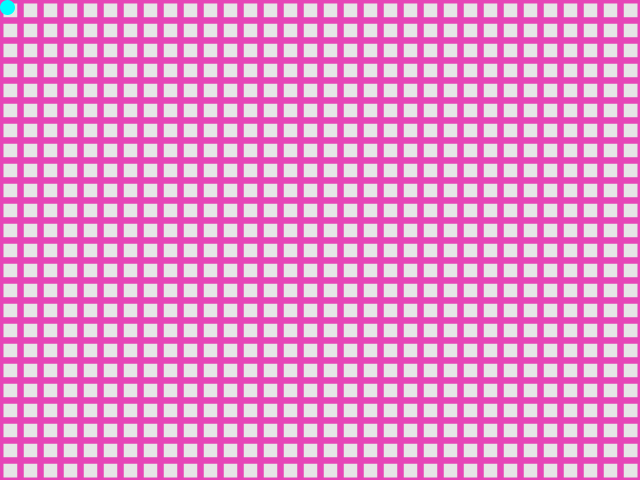
Frame 1 (no input)
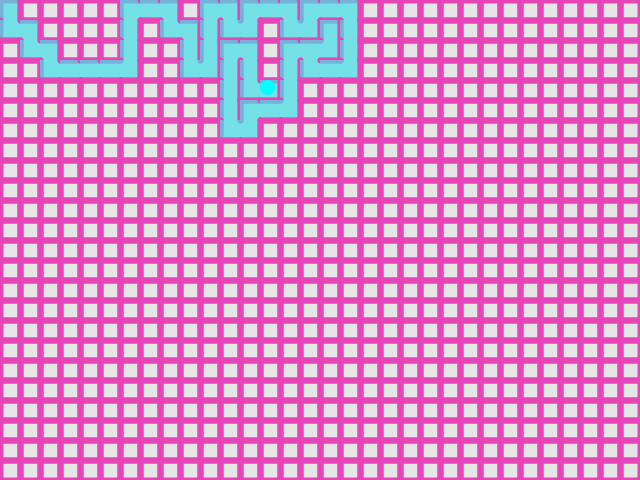
Frame 60 (the mouse pressed at the canvas centre just before this capture)
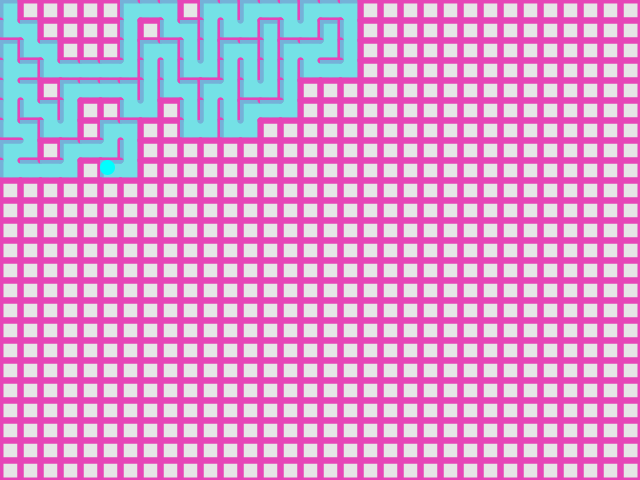
Frame 120 (the mouse held since frame 60 and released just before this capture)

The Processing sketch that drew these frames (run headless with seeded random() and noise(); from frame 60 on, the mouse is pressed at the canvas centre):

// Processing sketch: CC_010_Maze_Generator
// ── CC_010_Maze_Generator.pde
// https://en.wikipedia.org/wiki/Maze_generation_algorithm

int cols, rows;
int w = 20;
ArrayList<Cell> grid = new ArrayList<Cell>();

Cell current;

ArrayList<Cell> stack = new ArrayList<Cell>();

void setup() {
  size(640, 480);
  cols = floor(width/w);
  rows = floor(height/w);

  ellipseMode(CORNER);

  for (int j = 0; j < rows; j++) {
    for (int i = 0; i < cols; i++) {
      Cell cell = new Cell(i, j);
      grid.add(cell);
    }
  }

  current = grid.get(0);

}

void draw() {
  background(229, 230, 230);
  
    frameRate(int(map(mouseX,0,width,5,500)));
  for (int i = 0; i < grid.size(); i++) {
    grid.get(i).show();
  }

  current.visited = true;
  current.highlight();
  
  // STEP 1
  Cell next = current.checkNeighbors();
  if (next != null) {
    next.visited = true;

    // STEP 2
    stack.add(current);

    // STEP 3
    removeWalls(current, next);

    // STEP 4
    current = next;
  } else if (stack.size() > 0) {
    current = stack.remove(stack.size()-1);
  }
}

int index(int i, int j) {
  if (i < 0 || j < 0 || i > cols-1 || j > rows-1) {
    return 0;
  }
  return i + j * cols;
}



void removeWalls(Cell a, Cell b) {
  int x = a.i - b.i;
  if (x == 1) {
    a.walls[3] = false;
    b.walls[1] = false;
  } else if (x == -1) {
    a.walls[1] = false;
    b.walls[3] = false;
  }
  int y = a.j - b.j;
  if (y == 1) {
    a.walls[0] = false;
    b.walls[2] = false;
  } else if (y == -1) {
    a.walls[2] = false;
    b.walls[0] = false;
  }
}

// ── Cell.pde
class Cell {
  int i, j;
  boolean[] walls = {true, true, true, true};
  boolean visited = false;
  
  Cell(int ii, int jj) {
    i = ii;
    j = jj;
  }

  Cell checkNeighbors() {
    ArrayList<Cell> neighbors = new ArrayList<Cell>();

    Cell top    = grid.get(index(i, j-1));
    Cell right  = grid.get(index(i+1, j));
    Cell bottom = grid.get(index(i, j+1));
    Cell left   = grid.get(index(i-1, j));

    if (top != null && !top.visited) {
      neighbors.add(top);
    }
    if (right != null && !right.visited) {
      neighbors.add(right);
    }
    if (bottom != null && !bottom.visited) {
      neighbors.add(bottom);
    }
    if (left != null && !left.visited) {
      neighbors.add(left);
    }

    if (neighbors.size() > 0) {
      int r = floor(random(0, neighbors.size()));
      return neighbors.get(r);
    } else {
      return null;
    }
  }
  
  void highlight() {
    int x = this.i*w;
    int y = this.j*w;
    noStroke();
    fill(0,255,255);
    //rect(x, y, w, w);
    ellipse(x, y, w-5, w-5);

  }

  void show() {
    int x = this.i*w;
    int y = this.j*w;
    strokeWeight(6);
    stroke(230, 68, 183);
    if (this.walls[0]) {
      line(x    , y    , x + w, y);
    }
    if (this.walls[1]) {
      line(x + w, y    , x + w, y + w);
    }
    if (this.walls[2]) {
      line(x + w, y + w, x    , y + w);
    }
    if (this.walls[3]) {
      line(x    , y + w, x    , y);
    }

    if (this.visited) {
      noStroke();
      fill(69, 223, 229, 180);
      rect(x, y, w, w);
    }
  }
}
